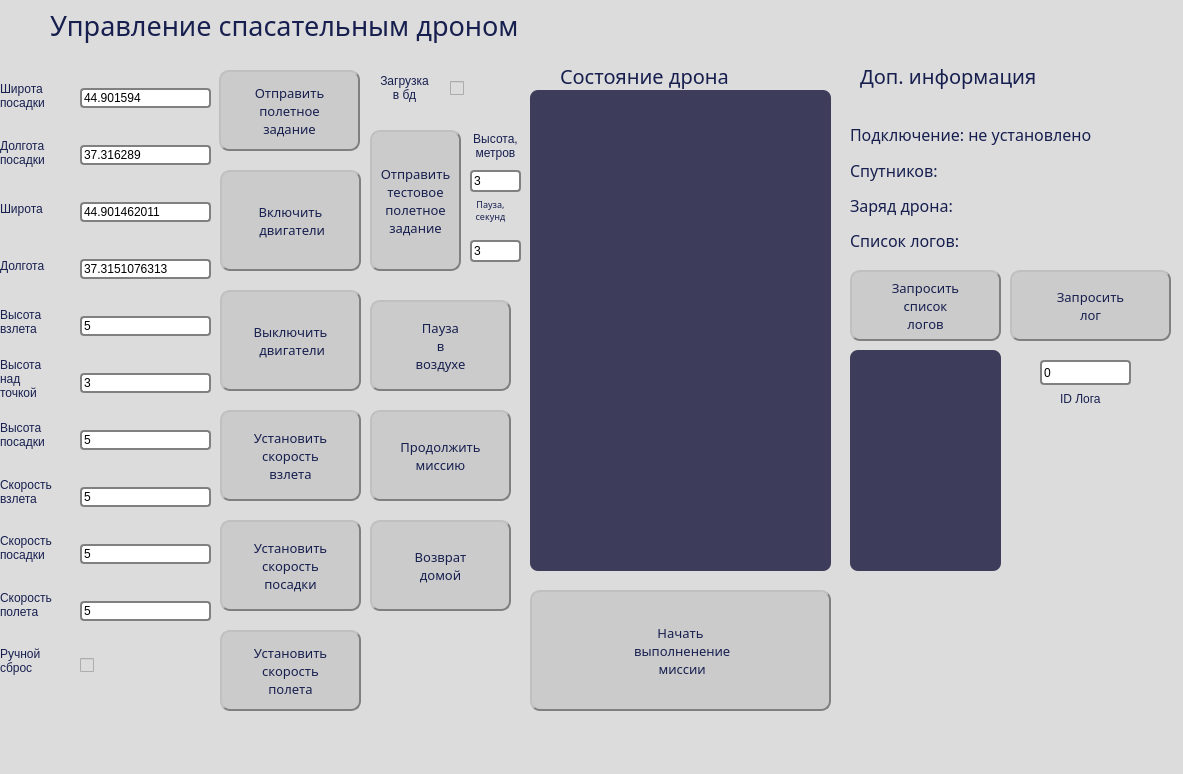
<?xml version="1.0" encoding="UTF-8"?>
<ui version="4.0">
 <class>DroneWindow</class>
 <widget class="QWidget" name="DroneWindow">
  <property name="geometry">
   <rect>
    <x>0</x>
    <y>0</y>
    <width>1183</width>
    <height>774</height>
   </rect>
  </property>
  <property name="windowTitle">
   <string>DroneWindow</string>
  </property>
  <property name="styleSheet">
   <string notr="true">background-color:rgb(220, 220, 220);</string>
  </property>
  <widget class="QPushButton" name="Start">
   <property name="geometry">
    <rect>
     <x>530</x>
     <y>590</y>
     <width>301</width>
     <height>121</height>
    </rect>
   </property>
   <property name="font">
    <font>
     <family>Segoe UI Semibold</family>
     <pointsize>10</pointsize>
     <weight>50</weight>
     <italic>false</italic>
     <bold>false</bold>
    </font>
   </property>
   <property name="styleSheet">
    <string notr="true">QPushButton {
    background-color: rgb(203, 203, 203);
    border-style: outset;
    border-width: 2px;
    border-radius: 10px;
    border-color: gray;
	font: 10pt &quot;Segoe UI Semibold&quot;;
	color:rgb(23, 31, 79)
}
QPushButton::pressed {
    border-style: inset;
    
}
QPushButton::hover {
    
     background-color:rgb(156, 54, 55);
}</string>
   </property>
   <property name="text">
    <string>Начать 
 выполненение 
 миссии</string>
   </property>
  </widget>
  <widget class="QLabel" name="label_4">
   <property name="geometry">
    <rect>
     <x>560</x>
     <y>50</y>
     <width>241</width>
     <height>51</height>
    </rect>
   </property>
   <property name="font">
    <font>
     <family>Segoe UI Semibold</family>
     <pointsize>15</pointsize>
     <weight>50</weight>
     <italic>false</italic>
     <bold>false</bold>
    </font>
   </property>
   <property name="styleSheet">
    <string notr="true">QLabel{
font: 15pt &quot;Segoe UI Semibold&quot;;
	color:rgb(23, 31, 79)}</string>
   </property>
   <property name="text">
    <string>Состояние дрона</string>
   </property>
  </widget>
  <widget class="QLabel" name="label_5">
   <property name="geometry">
    <rect>
     <x>50</x>
     <y>0</y>
     <width>681</width>
     <height>51</height>
    </rect>
   </property>
   <property name="font">
    <font>
     <family>Segoe UI Semibold</family>
     <pointsize>20</pointsize>
     <weight>50</weight>
     <italic>false</italic>
     <bold>false</bold>
    </font>
   </property>
   <property name="styleSheet">
    <string notr="true">QLabel{
font: 20pt &quot;Segoe UI Semibold&quot;;
	color:rgb(23, 31, 79)}</string>
   </property>
   <property name="text">
    <string>Управление спасательным дроном</string>
   </property>
  </widget>
  <widget class="QLabel" name="label_6">
   <property name="geometry">
    <rect>
     <x>860</x>
     <y>50</y>
     <width>271</width>
     <height>51</height>
    </rect>
   </property>
   <property name="font">
    <font>
     <family>Segoe UI Semibold</family>
     <pointsize>15</pointsize>
     <weight>50</weight>
     <italic>false</italic>
     <bold>false</bold>
    </font>
   </property>
   <property name="styleSheet">
    <string notr="true">QLabel{
font: 15pt &quot;Segoe UI Semibold&quot;;
	color:rgb(23, 31, 79)}</string>
   </property>
   <property name="text">
    <string>Доп. информация</string>
   </property>
  </widget>
  <widget class="QLabel" name="log_list">
   <property name="geometry">
    <rect>
     <x>850</x>
     <y>350</y>
     <width>151</width>
     <height>221</height>
    </rect>
   </property>
   <property name="font">
    <font>
     <family>Yu Gothic UI Semibold</family>
     <pointsize>6</pointsize>
     <weight>75</weight>
     <bold>true</bold>
    </font>
   </property>
   <property name="styleSheet">
    <string notr="true">  QLabel {background-color: rgb(61, 60, 90);
border-radius: 8px;
color:rgb(164, 255, 16);
}</string>
   </property>
   <property name="text">
    <string/>
   </property>
   <property name="textFormat">
    <enum>Qt::AutoText</enum>
   </property>
   <property name="alignment">
    <set>Qt::AlignLeading|Qt::AlignLeft|Qt::AlignTop</set>
   </property>
  </widget>
  <widget class="QPushButton" name="log_request">
   <property name="geometry">
    <rect>
     <x>1010</x>
     <y>270</y>
     <width>161</width>
     <height>71</height>
    </rect>
   </property>
   <property name="font">
    <font>
     <family>Segoe UI Semibold</family>
     <pointsize>10</pointsize>
     <weight>50</weight>
     <italic>false</italic>
     <bold>false</bold>
    </font>
   </property>
   <property name="styleSheet">
    <string notr="true">QPushButton {
    background-color: rgb(203, 203, 203);
    border-style: outset;
    border-width: 2px;
    border-radius: 10px;
    border-color: gray;
	font: 10pt &quot;Segoe UI Semibold&quot;;
	color:rgb(23, 31, 79)
}
QPushButton::pressed {
    border-style: inset;
    
}
QPushButton::hover {
    
     background-color: rgb(158, 158, 158);
}</string>
   </property>
   <property name="text">
    <string>Запросить
лог</string>
   </property>
  </widget>
  <widget class="QLineEdit" name="log_id">
   <property name="geometry">
    <rect>
     <x>1040</x>
     <y>360</y>
     <width>91</width>
     <height>25</height>
    </rect>
   </property>
   <property name="styleSheet">
    <string notr="true">QLineEdit{background-color:rgb(255, 255, 255);
border-radius: 4px;
border:2px solid gray;
}</string>
   </property>
   <property name="text">
    <string>0</string>
   </property>
  </widget>
  <widget class="QLabel" name="label_11">
   <property name="geometry">
    <rect>
     <x>1060</x>
     <y>390</y>
     <width>81</width>
     <height>17</height>
    </rect>
   </property>
   <property name="styleSheet">
    <string notr="true">QLabel{
font: 9pt &quot;Segoe UI Semibold&quot;;
	color:rgb(23, 31, 79)}</string>
   </property>
   <property name="text">
    <string>ID Лога</string>
   </property>
  </widget>
  <widget class="QPushButton" name="log_list_request">
   <property name="geometry">
    <rect>
     <x>850</x>
     <y>270</y>
     <width>151</width>
     <height>71</height>
    </rect>
   </property>
   <property name="font">
    <font>
     <family>Segoe UI Semibold</family>
     <pointsize>10</pointsize>
     <weight>50</weight>
     <italic>false</italic>
     <bold>false</bold>
    </font>
   </property>
   <property name="styleSheet">
    <string notr="true">QPushButton {
    background-color: rgb(203, 203, 203);
    border-style: outset;
    border-width: 2px;
    border-radius: 10px;
    border-color: gray;
	font: 10pt &quot;Segoe UI Semibold&quot;;
	color:rgb(23, 31, 79)
}
QPushButton::pressed {
    border-style: inset;
    
}
QPushButton::hover {
    
     background-color: rgb(158, 158, 158);
}</string>
   </property>
   <property name="text">
    <string>Запросить
список
логов</string>
   </property>
  </widget>
  <widget class="QPlainTextEdit" name="status">
   <property name="geometry">
    <rect>
     <x>530</x>
     <y>90</y>
     <width>301</width>
     <height>481</height>
    </rect>
   </property>
   <property name="font">
    <font>
     <family>System</family>
     <pointsize>10</pointsize>
     <weight>75</weight>
     <bold>true</bold>
    </font>
   </property>
   <property name="styleSheet">
    <string notr="true">QPlainTextEdit {background-color: rgb(61, 60, 90);
color:rgb(164, 255, 16);
 border-radius: 8px;
}</string>
   </property>
   <property name="readOnly">
    <bool>true</bool>
   </property>
   <property name="plainText">
    <string/>
   </property>
  </widget>
  <widget class="QWidget" name="verticalLayoutWidget">
   <property name="geometry">
    <rect>
     <x>80</x>
     <y>50</y>
     <width>131</width>
     <height>661</height>
    </rect>
   </property>
   <layout class="QVBoxLayout" name="verticalLayout_2">
    <property name="spacing">
     <number>0</number>
    </property>
    <property name="topMargin">
     <number>1</number>
    </property>
    <property name="rightMargin">
     <number>0</number>
    </property>
    <property name="bottomMargin">
     <number>0</number>
    </property>
    <item>
     <widget class="QLineEdit" name="land_x">
      <property name="styleSheet">
       <string notr="true">QLineEdit{background-color:rgb(255, 255, 255);
border-radius: 4px;
border:2px solid gray;
}</string>
      </property>
      <property name="text">
       <string>44.901594</string>
      </property>
     </widget>
    </item>
    <item>
     <widget class="QLineEdit" name="land_y">
      <property name="styleSheet">
       <string notr="true">QLineEdit{background-color:rgb(255, 255, 255);
border-radius: 4px;
border:2px solid gray;
}</string>
      </property>
      <property name="text">
       <string>37.316289</string>
      </property>
     </widget>
    </item>
    <item>
     <widget class="QLineEdit" name="attitude">
      <property name="styleSheet">
       <string notr="true">QLineEdit{background-color:rgb(255, 255, 255);
border-radius: 4px;
border:2px solid gray;
}</string>
      </property>
      <property name="text">
       <string>44.901462011</string>
      </property>
     </widget>
    </item>
    <item>
     <widget class="QLineEdit" name="longtitude">
      <property name="styleSheet">
       <string notr="true">QLineEdit{background-color:rgb(255, 255, 255);
border-radius: 4px;
border:2px solid gray;
}</string>
      </property>
      <property name="text">
       <string>37.3151076313</string>
      </property>
     </widget>
    </item>
    <item>
     <widget class="QLineEdit" name="height_takeoff">
      <property name="styleSheet">
       <string notr="true">QLineEdit{background-color:rgb(255, 255, 255);
border-radius: 4px;
border:2px solid gray;
}</string>
      </property>
      <property name="text">
       <string>5</string>
      </property>
     </widget>
    </item>
    <item>
     <widget class="QLineEdit" name="height_point">
      <property name="styleSheet">
       <string notr="true">QLineEdit{background-color:rgb(255, 255, 255);
border-radius: 4px;
border:2px solid gray;
}</string>
      </property>
      <property name="text">
       <string>3</string>
      </property>
     </widget>
    </item>
    <item>
     <widget class="QLineEdit" name="height_land">
      <property name="styleSheet">
       <string notr="true">QLineEdit{background-color:rgb(255, 255, 255);
border-radius: 4px;
border:2px solid gray;
}</string>
      </property>
      <property name="text">
       <string>5</string>
      </property>
     </widget>
    </item>
    <item>
     <widget class="QLineEdit" name="takeoff_speed">
      <property name="styleSheet">
       <string notr="true">QLineEdit{background-color:rgb(255, 255, 255);
border-radius: 4px;
border:2px solid gray;
}</string>
      </property>
      <property name="text">
       <string>5</string>
      </property>
     </widget>
    </item>
    <item>
     <widget class="QLineEdit" name="land_speed">
      <property name="styleSheet">
       <string notr="true">QLineEdit{background-color:rgb(255, 255, 255);
border-radius: 4px;
border:2px solid gray;
}</string>
      </property>
      <property name="text">
       <string>5</string>
      </property>
     </widget>
    </item>
    <item>
     <widget class="QLineEdit" name="fly_speed">
      <property name="styleSheet">
       <string notr="true">QLineEdit{background-color:rgb(255, 255, 255);
border-radius: 4px;
border:2px solid gray;
}</string>
      </property>
      <property name="text">
       <string>5</string>
      </property>
     </widget>
    </item>
    <item>
     <widget class="QCheckBox" name="manual_drop">
      <property name="layoutDirection">
       <enum>Qt::LeftToRight</enum>
      </property>
      <property name="text">
       <string/>
      </property>
     </widget>
    </item>
   </layout>
  </widget>
  <widget class="QPushButton" name="SendPoint">
   <property name="geometry">
    <rect>
     <x>219</x>
     <y>70</y>
     <width>141</width>
     <height>81</height>
    </rect>
   </property>
   <property name="font">
    <font>
     <family>Segoe UI Semibold</family>
     <pointsize>10</pointsize>
     <weight>50</weight>
     <italic>false</italic>
     <bold>false</bold>
    </font>
   </property>
   <property name="styleSheet">
    <string notr="true">QPushButton {
    background-color: rgb(203, 203, 203);
    border-style: outset;
    border-width: 2px;
    border-radius: 10px;
    border-color: gray;
	font: 10pt &quot;Segoe UI Semibold&quot;;
	color:rgb(23, 31, 79)
}
QPushButton::pressed {
    border-style: inset;
    
}
QPushButton::hover {
    
     background-color: rgb(158, 158, 158);
}</string>
   </property>
   <property name="text">
    <string>Отправить
полетное
задание</string>
   </property>
  </widget>
  <widget class="QWidget" name="verticalLayoutWidget_3">
   <property name="geometry">
    <rect>
     <x>850</x>
     <y>120</y>
     <width>311</width>
     <height>135</height>
    </rect>
   </property>
   <layout class="QVBoxLayout" name="verticalLayout_4">
    <item>
     <widget class="QLabel" name="connection">
      <property name="font">
       <font>
        <family>Segoe UI Semibold</family>
        <pointsize>12</pointsize>
        <weight>50</weight>
        <italic>false</italic>
        <bold>false</bold>
       </font>
      </property>
      <property name="styleSheet">
       <string notr="true">QLabel{
font: 12pt &quot;Segoe UI Semibold&quot;;
	color:rgb(23, 31, 79)}</string>
      </property>
      <property name="text">
       <string>Подключение: не установлено</string>
      </property>
     </widget>
    </item>
    <item>
     <widget class="QLabel" name="sattelites">
      <property name="font">
       <font>
        <family>Segoe UI Semibold</family>
        <pointsize>12</pointsize>
        <weight>50</weight>
        <italic>false</italic>
        <bold>false</bold>
       </font>
      </property>
      <property name="styleSheet">
       <string notr="true">QLabel{
font: 12pt &quot;Segoe UI Semibold&quot;;
	color:rgb(23, 31, 79)}</string>
      </property>
      <property name="text">
       <string>Спутников:</string>
      </property>
     </widget>
    </item>
    <item>
     <widget class="QLabel" name="battery">
      <property name="font">
       <font>
        <family>Segoe UI Semibold</family>
        <pointsize>12</pointsize>
        <weight>50</weight>
        <italic>false</italic>
        <bold>false</bold>
       </font>
      </property>
      <property name="styleSheet">
       <string notr="true">QLabel{
font: 12pt &quot;Segoe UI Semibold&quot;;
	color:rgb(23, 31, 79)}</string>
      </property>
      <property name="text">
       <string>Заряд дрона:</string>
      </property>
     </widget>
    </item>
    <item>
     <widget class="QLabel" name="logs">
      <property name="font">
       <font>
        <family>Segoe UI Semibold</family>
        <pointsize>12</pointsize>
        <weight>50</weight>
        <italic>false</italic>
        <bold>false</bold>
       </font>
      </property>
      <property name="styleSheet">
       <string notr="true">QLabel{
font: 12pt &quot;Segoe UI Semibold&quot;;
	color:rgb(23, 31, 79)}</string>
      </property>
      <property name="text">
       <string>Список логов:</string>
      </property>
     </widget>
    </item>
   </layout>
  </widget>
  <widget class="QPushButton" name="set_takeoff_speed">
   <property name="geometry">
    <rect>
     <x>220</x>
     <y>410</y>
     <width>141</width>
     <height>91</height>
    </rect>
   </property>
   <property name="font">
    <font>
     <family>Segoe UI Semibold</family>
     <pointsize>10</pointsize>
     <weight>50</weight>
     <italic>false</italic>
     <bold>false</bold>
    </font>
   </property>
   <property name="styleSheet">
    <string notr="true">QPushButton {
    background-color: rgb(203, 203, 203);
    border-style: outset;
    border-width: 2px;
    border-radius: 10px;
    border-color: gray;
	font: 10pt &quot;Segoe UI Semibold&quot;;
	color:rgb(23, 31, 79)
}
QPushButton::pressed {
    border-style: inset;
    
}
QPushButton::hover {
    
     background-color: rgb(158, 158, 158);
}</string>
   </property>
   <property name="text">
    <string>Установить
скорость
взлета</string>
   </property>
  </widget>
  <widget class="QPushButton" name="set_land_speed">
   <property name="geometry">
    <rect>
     <x>220</x>
     <y>520</y>
     <width>141</width>
     <height>91</height>
    </rect>
   </property>
   <property name="font">
    <font>
     <family>Segoe UI Semibold</family>
     <pointsize>10</pointsize>
     <weight>50</weight>
     <italic>false</italic>
     <bold>false</bold>
    </font>
   </property>
   <property name="styleSheet">
    <string notr="true">QPushButton {
    background-color: rgb(203, 203, 203);
    border-style: outset;
    border-width: 2px;
    border-radius: 10px;
    border-color: gray;
	font: 10pt &quot;Segoe UI Semibold&quot;;
	color:rgb(23, 31, 79)
}
QPushButton::pressed {
    border-style: inset;
    
}
QPushButton::hover {
    
     background-color: rgb(158, 158, 158);
}</string>
   </property>
   <property name="text">
    <string>Установить
скорость
посадки</string>
   </property>
  </widget>
  <widget class="QPushButton" name="set_fly_speed">
   <property name="geometry">
    <rect>
     <x>220</x>
     <y>630</y>
     <width>141</width>
     <height>81</height>
    </rect>
   </property>
   <property name="font">
    <font>
     <family>Segoe UI Semibold</family>
     <pointsize>10</pointsize>
     <weight>50</weight>
     <italic>false</italic>
     <bold>false</bold>
    </font>
   </property>
   <property name="styleSheet">
    <string notr="true">QPushButton {
    background-color: rgb(203, 203, 203);
    border-style: outset;
    border-width: 2px;
    border-radius: 10px;
    border-color: gray;
	font: 10pt &quot;Segoe UI Semibold&quot;;
	color:rgb(23, 31, 79)
}
QPushButton::pressed {
    border-style: inset;
    
}
QPushButton::hover {
    
     background-color: rgb(158, 158, 158);
}</string>
   </property>
   <property name="text">
    <string>Установить
скорость
полета</string>
   </property>
  </widget>
  <widget class="QPushButton" name="Disarm">
   <property name="geometry">
    <rect>
     <x>220</x>
     <y>290</y>
     <width>141</width>
     <height>101</height>
    </rect>
   </property>
   <property name="font">
    <font>
     <family>Segoe UI Semibold</family>
     <pointsize>10</pointsize>
     <weight>50</weight>
     <italic>false</italic>
     <bold>false</bold>
    </font>
   </property>
   <property name="styleSheet">
    <string notr="true">QPushButton {
    background-color: rgb(203, 203, 203);
    border-style: outset;
    border-width: 2px;
    border-radius: 10px;
    border-color: gray;
	font: 10pt &quot;Segoe UI Semibold&quot;;
	color:rgb(23, 31, 79)
}
QPushButton::pressed {
    border-style: inset;
    
}
QPushButton::hover {
    
     background-color: rgb(158, 158, 158);
}</string>
   </property>
   <property name="text">
    <string>Выключить 
 двигатели</string>
   </property>
  </widget>
  <widget class="QPushButton" name="Arm">
   <property name="geometry">
    <rect>
     <x>220</x>
     <y>170</y>
     <width>141</width>
     <height>101</height>
    </rect>
   </property>
   <property name="font">
    <font>
     <family>Segoe UI Semibold</family>
     <pointsize>10</pointsize>
     <weight>50</weight>
     <italic>false</italic>
     <bold>false</bold>
    </font>
   </property>
   <property name="styleSheet">
    <string notr="true">QPushButton {
    background-color: rgb(203, 203, 203);
    border-style: outset;
    border-width: 2px;
    border-radius: 10px;
    border-color: gray;
	font: 10pt &quot;Segoe UI Semibold&quot;;
	color:rgb(23, 31, 79)
}
QPushButton::pressed {
    border-style: inset;
    
}
QPushButton::hover {
    
     background-color: rgb(158, 158, 158);
}</string>
   </property>
   <property name="text">
    <string>Включить 
 двигатели</string>
   </property>
  </widget>
  <widget class="QLabel" name="label_15">
   <property name="geometry">
    <rect>
     <x>970</x>
     <y>540</y>
     <width>201</width>
     <height>211</height>
    </rect>
   </property>
   <property name="accessibleName">
    <string/>
   </property>
   <property name="styleSheet">
    <string notr="true">QLabel{background-image:url(ipu.png);}</string>
   </property>
   <property name="text">
    <string/>
   </property>
   <property name="pixmap">
    <pixmap>C:/Users/kokak/Desktop/build-anapa_drone_gui-Desktop_Qt_5_12_8_MinGW_64_bit-Debug/debug/ipu.png</pixmap>
   </property>
  </widget>
  <widget class="QWidget" name="verticalLayoutWidget_2">
   <property name="geometry">
    <rect>
     <x>0</x>
     <y>50</y>
     <width>71</width>
     <height>661</height>
    </rect>
   </property>
   <layout class="QVBoxLayout" name="verticalLayout">
    <property name="spacing">
     <number>0</number>
    </property>
    <property name="topMargin">
     <number>18</number>
    </property>
    <property name="bottomMargin">
     <number>22</number>
    </property>
    <item>
     <widget class="QLabel" name="label_7">
      <property name="styleSheet">
       <string notr="true">QLabel{
font: 9pt &quot;Segoe UI Semibold&quot;;
	color:rgb(23, 31, 79)}</string>
      </property>
      <property name="text">
       <string>Широта
посадки</string>
      </property>
     </widget>
    </item>
    <item>
     <widget class="QLabel" name="label_8">
      <property name="styleSheet">
       <string notr="true">QLabel{
font: 9pt &quot;Segoe UI Semibold&quot;;
	color:rgb(23, 31, 79)}</string>
      </property>
      <property name="text">
       <string>Долгота
посадки</string>
      </property>
     </widget>
    </item>
    <item>
     <widget class="QLabel" name="label">
      <property name="styleSheet">
       <string notr="true">QLabel{
font: 9pt &quot;Segoe UI Semibold&quot;;
	color:rgb(23, 31, 79)}</string>
      </property>
      <property name="text">
       <string>Широта</string>
      </property>
     </widget>
    </item>
    <item>
     <widget class="QLabel" name="label_2">
      <property name="styleSheet">
       <string notr="true">QLabel{
font: 9pt &quot;Segoe UI Semibold&quot;;
	color:rgb(23, 31, 79)}</string>
      </property>
      <property name="text">
       <string>Долгота</string>
      </property>
     </widget>
    </item>
    <item>
     <widget class="QLabel" name="label_3">
      <property name="styleSheet">
       <string notr="true">QLabel{
font: 9pt &quot;Segoe UI Semibold&quot;;
	color:rgb(23, 31, 79)}</string>
      </property>
      <property name="text">
       <string>Высота
взлета</string>
      </property>
     </widget>
    </item>
    <item>
     <widget class="QLabel" name="label_9">
      <property name="styleSheet">
       <string notr="true">QLabel{
font: 9pt &quot;Segoe UI Semibold&quot;;
	color:rgb(23, 31, 79)}</string>
      </property>
      <property name="text">
       <string>Высота
над
точкой</string>
      </property>
     </widget>
    </item>
    <item>
     <widget class="QLabel" name="label_10">
      <property name="styleSheet">
       <string notr="true">QLabel{
font: 9pt &quot;Segoe UI Semibold&quot;;
	color:rgb(23, 31, 79)}</string>
      </property>
      <property name="text">
       <string>Высота
посадки</string>
      </property>
     </widget>
    </item>
    <item>
     <widget class="QLabel" name="label_12">
      <property name="styleSheet">
       <string notr="true">QLabel{
font: 9pt &quot;Segoe UI Semibold&quot;;
	color:rgb(23, 31, 79)}</string>
      </property>
      <property name="text">
       <string>Скорость
взлета</string>
      </property>
     </widget>
    </item>
    <item>
     <widget class="QLabel" name="label_13">
      <property name="styleSheet">
       <string notr="true">QLabel{
font: 9pt &quot;Segoe UI Semibold&quot;;
	color:rgb(23, 31, 79)}</string>
      </property>
      <property name="text">
       <string>Скорость
посадки</string>
      </property>
     </widget>
    </item>
    <item>
     <widget class="QLabel" name="label_14">
      <property name="styleSheet">
       <string notr="true">QLabel{
font: 9pt &quot;Segoe UI Semibold&quot;;
	color:rgb(23, 31, 79)}</string>
      </property>
      <property name="text">
       <string>Скорость
полета</string>
      </property>
     </widget>
    </item>
    <item>
     <widget class="QLabel" name="label_16">
      <property name="styleSheet">
       <string notr="true">QLabel{
font: 9pt &quot;Segoe UI Semibold&quot;;
	color:rgb(23, 31, 79)}</string>
      </property>
      <property name="text">
       <string>Ручной
сброс</string>
      </property>
     </widget>
    </item>
   </layout>
  </widget>
  <widget class="QPushButton" name="takeoff">
   <property name="geometry">
    <rect>
     <x>370</x>
     <y>130</y>
     <width>91</width>
     <height>141</height>
    </rect>
   </property>
   <property name="font">
    <font>
     <family>Segoe UI Semibold</family>
     <pointsize>10</pointsize>
     <weight>50</weight>
     <italic>false</italic>
     <bold>false</bold>
    </font>
   </property>
   <property name="styleSheet">
    <string notr="true">QPushButton {
    background-color: rgb(203, 203, 203);
    border-style: outset;
    border-width: 2px;
    border-radius: 10px;
    border-color: gray;
	font: 10pt &quot;Segoe UI Semibold&quot;;
	color:rgb(23, 31, 79)
}
QPushButton::pressed {
    border-style: inset;
    
}
QPushButton::hover {
    
     background-color: rgb(158, 158, 158);
}</string>
   </property>
   <property name="text">
    <string>Отправить
тестовое
полетное
задание</string>
   </property>
  </widget>
  <widget class="QPushButton" name="Pause">
   <property name="geometry">
    <rect>
     <x>370</x>
     <y>300</y>
     <width>141</width>
     <height>91</height>
    </rect>
   </property>
   <property name="font">
    <font>
     <family>Segoe UI Semibold</family>
     <pointsize>10</pointsize>
     <weight>50</weight>
     <italic>false</italic>
     <bold>false</bold>
    </font>
   </property>
   <property name="styleSheet">
    <string notr="true">QPushButton {
    background-color: rgb(203, 203, 203);
    border-style: outset;
    border-width: 2px;
    border-radius: 10px;
    border-color: gray;
	font: 10pt &quot;Segoe UI Semibold&quot;;
	color:rgb(23, 31, 79)
}
QPushButton::pressed {
    border-style: inset;
    
}
QPushButton::hover {
    
     background-color: rgb(158, 158, 158);
}</string>
   </property>
   <property name="text">
    <string>Пауза
в
воздухе</string>
   </property>
  </widget>
  <widget class="QPushButton" name="return_to_home">
   <property name="geometry">
    <rect>
     <x>370</x>
     <y>520</y>
     <width>141</width>
     <height>91</height>
    </rect>
   </property>
   <property name="font">
    <font>
     <family>Segoe UI Semibold</family>
     <pointsize>10</pointsize>
     <weight>50</weight>
     <italic>false</italic>
     <bold>false</bold>
    </font>
   </property>
   <property name="styleSheet">
    <string notr="true">QPushButton {
    background-color: rgb(203, 203, 203);
    border-style: outset;
    border-width: 2px;
    border-radius: 10px;
    border-color: gray;
	font: 10pt &quot;Segoe UI Semibold&quot;;
	color:rgb(23, 31, 79)
}
QPushButton::pressed {
    border-style: inset;
    
}
QPushButton::hover {
    
     background-color: rgb(158, 158, 158);
}</string>
   </property>
   <property name="text">
    <string>Возврат
домой</string>
   </property>
  </widget>
  <widget class="QLineEdit" name="takeoff_height">
   <property name="geometry">
    <rect>
     <x>470</x>
     <y>170</y>
     <width>51</width>
     <height>22</height>
    </rect>
   </property>
   <property name="styleSheet">
    <string notr="true">QLineEdit{background-color:rgb(255, 255, 255);
border-radius: 4px;
border:2px solid gray;
}</string>
   </property>
   <property name="text">
    <string>3</string>
   </property>
  </widget>
  <widget class="QLabel" name="label_17">
   <property name="geometry">
    <rect>
     <x>470</x>
     <y>130</y>
     <width>51</width>
     <height>31</height>
    </rect>
   </property>
   <property name="styleSheet">
    <string notr="true">QLabel{
font: 7pt &quot;Segoe UI Semibold&quot;;
	color:rgb(23, 31, 79)}</string>
   </property>
   <property name="text">
    <string>Высота,
метров</string>
   </property>
   <property name="alignment">
    <set>Qt::AlignCenter</set>
   </property>
  </widget>
  <widget class="QLineEdit" name="time_of_holdng">
   <property name="geometry">
    <rect>
     <x>470</x>
     <y>240</y>
     <width>51</width>
     <height>22</height>
    </rect>
   </property>
   <property name="styleSheet">
    <string notr="true">QLineEdit{background-color:rgb(255, 255, 255);
border-radius: 4px;
border:2px solid gray;
}</string>
   </property>
   <property name="text">
    <string>3</string>
   </property>
  </widget>
  <widget class="QLabel" name="label_18">
   <property name="geometry">
    <rect>
     <x>460</x>
     <y>190</y>
     <width>61</width>
     <height>41</height>
    </rect>
   </property>
   <property name="font">
    <font>
     <family>Segoe UI Semibold</family>
     <pointsize>7</pointsize>
     <weight>50</weight>
     <italic>false</italic>
     <bold>false</bold>
    </font>
   </property>
   <property name="layoutDirection">
    <enum>Qt::LeftToRight</enum>
   </property>
   <property name="styleSheet">
    <string notr="true">QLabel{
font: 7pt &quot;Segoe UI Semibold&quot;;
	color:rgb(23, 31, 79)}</string>
   </property>
   <property name="text">
    <string>Пауза,
секунд</string>
   </property>
   <property name="alignment">
    <set>Qt::AlignCenter</set>
   </property>
  </widget>
  <widget class="QPushButton" name="continue_mission">
   <property name="geometry">
    <rect>
     <x>370</x>
     <y>410</y>
     <width>141</width>
     <height>91</height>
    </rect>
   </property>
   <property name="font">
    <font>
     <family>Segoe UI Semibold</family>
     <pointsize>10</pointsize>
     <weight>50</weight>
     <italic>false</italic>
     <bold>false</bold>
    </font>
   </property>
   <property name="styleSheet">
    <string notr="true">QPushButton {
    background-color: rgb(203, 203, 203);
    border-style: outset;
    border-width: 2px;
    border-radius: 10px;
    border-color: gray;
	font: 10pt &quot;Segoe UI Semibold&quot;;
	color:rgb(23, 31, 79)
}
QPushButton::pressed {
    border-style: inset;
    
}
QPushButton::hover {
    
     background-color: rgb(158, 158, 158);
}</string>
   </property>
   <property name="text">
    <string>Продолжить
миссию</string>
   </property>
  </widget>
  <widget class="QCheckBox" name="db_upload">
   <property name="geometry">
    <rect>
     <x>450</x>
     <y>80</y>
     <width>31</width>
     <height>16</height>
    </rect>
   </property>
   <property name="layoutDirection">
    <enum>Qt::LeftToRight</enum>
   </property>
   <property name="text">
    <string/>
   </property>
  </widget>
  <widget class="QLabel" name="label_20">
   <property name="geometry">
    <rect>
     <x>370</x>
     <y>60</y>
     <width>69</width>
     <height>56</height>
    </rect>
   </property>
   <property name="styleSheet">
    <string notr="true">QLabel{
font: 9pt &quot;Segoe UI Semibold&quot;;
	color:rgb(23, 31, 79)}</string>
   </property>
   <property name="text">
    <string>Загрузка
в бд</string>
   </property>
   <property name="alignment">
    <set>Qt::AlignCenter</set>
   </property>
  </widget>
  <action name="action">
   <property name="text">
    <string>Настройка</string>
   </property>
  </action>
  <zorder>label_18</zorder>
  <zorder>label_15</zorder>
  <zorder>Start</zorder>
  <zorder>label_4</zorder>
  <zorder>label_5</zorder>
  <zorder>label_6</zorder>
  <zorder>log_list</zorder>
  <zorder>log_request</zorder>
  <zorder>log_id</zorder>
  <zorder>label_11</zorder>
  <zorder>log_list_request</zorder>
  <zorder>status</zorder>
  <zorder>verticalLayoutWidget</zorder>
  <zorder>SendPoint</zorder>
  <zorder>verticalLayoutWidget_3</zorder>
  <zorder>set_takeoff_speed</zorder>
  <zorder>set_land_speed</zorder>
  <zorder>set_fly_speed</zorder>
  <zorder>Disarm</zorder>
  <zorder>Arm</zorder>
  <zorder>verticalLayoutWidget_2</zorder>
  <zorder>takeoff</zorder>
  <zorder>Pause</zorder>
  <zorder>return_to_home</zorder>
  <zorder>takeoff_height</zorder>
  <zorder>label_17</zorder>
  <zorder>time_of_holdng</zorder>
  <zorder>continue_mission</zorder>
  <zorder>db_upload</zorder>
  <zorder>label_20</zorder>
 </widget>
 <resources/>
 <connections/>
</ui>
